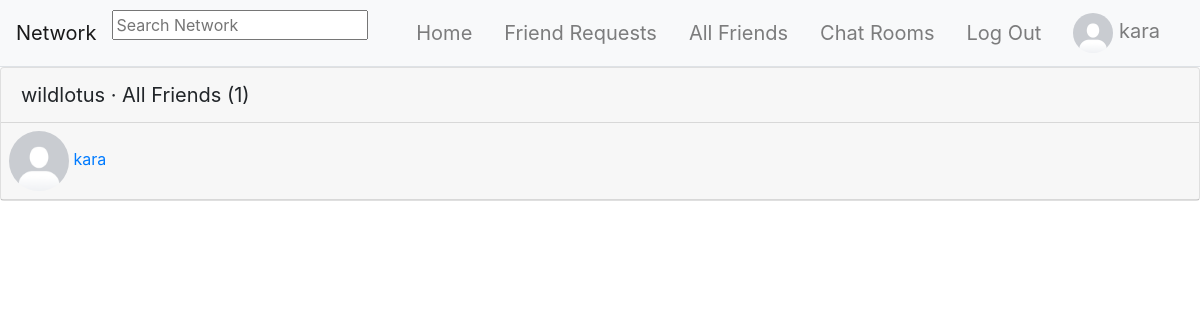
Screenshot of /profile_friends/2ef83b37-b663-45ca-ac8e-6aa545aaf2c0 (signed in) with the database file from the repository.
### network/models.py (models this page shows, shortened)
class User(AbstractUser):
    pass

class UserProfile(models.Model):
    id = models.UUIDField(primary_key=True, default=uuid.uuid4, editable=False)
    user = models.OneToOneField(User, related_name="profile", on_delete=models.CASCADE)
    bio = models.TextField(default="No Bio...", max_length=101)
    picture = models.ImageField(default="default_profile_image.png")
    friends = models.ManyToManyField(to="self", blank=True, related_name="+", symmetrical=False)
    blocked = models.ManyToManyField(to="self", blank=True, related_name="+", symmetrical=False)

class FriendRequest(models.Model):
    id = models.UUIDField(primary_key=True, default=uuid.uuid4, editable=False)
    from_user = models.ForeignKey(UserProfile, related_name="+", on_delete=models.CASCADE)
    to_user = models.ForeignKey(UserProfile, related_name="+", on_delete=models.CASCADE)
    active = models.BooleanField(default=True)
    class Meta:
        constraints = [
            models.UniqueConstraint(
                name="%(app_label)s_%(class)s_unique_relationships",
                fields=["from_user", "to_user"]
            ),
            models.CheckConstraint(
                name="%(app_label)s_%(class)s_prevent_self_friending",
                check=~models.Q(from_user=models.F("to_user")),
            ),
        ]

### network/views.py (the view)
# urls.py: path("profile_friends/<uuid:profile_id>", views.profile_friends, name="profile_friends"),
@login_required
def profile_friends(request, profile_id):
    try:
        profile = UserProfile.objects.get(id=profile_id)
        friends = profile.friends.all()
        friend_requests = FriendRequest.objects.filter(
            Q(from_user__in=friends, to_user=profile, active=False) | Q(to_user__in=friends, from_user=profile, active=False)
        )
    except UserProfile.DoesNotExist:
        return JsonResponse({"error": "User matching query does not exist."}, status=400)
    return render(request, "network/profile_friends.html", {
        "profile": profile,
        "friends": friend_requests
    })

### templates/network/profile_friends.html (shortened to what this page needs)
{% extends "network/layout.html" %} {% load static %}
{% block body %}
{% if not profile.user in request.user.profile.blocked.all %}
<div class="card">
    {% for friend in friends %}
    <div class="card-header" style="font-size: 20px;"> {{ profile.user.username }} &middot; All Friends ({{profile.friends.all.count }})</div>
    {% if friend.to_user == profile %}
    <div class="card-header d-flex p-2">
        <a href="{% url 'profile' friend.from_user.id %}">
            <img src="{{ friend.from_user.picture.url }}" alt="" width="60px" height="60px" style="border-radius: 50%">
            {{ friend.from_user.user.username }}
        </a>
    </div>
    {% else %}
    <div class="card-header d-flex p-2">
        <div>
            <a href="{% url 'profile' friend.to_user.id %}">
                <img src="{{ friend.to_user.picture.url }}" alt="" width="60px" height="60px"
                    style="border-radius: 50%">
                {{ friend.to_user.user.username }}
            </a>
        </div>
    </div>
    {% endif %}
    {% endfor %}
</div>
{% endif %}
{% endblock %}

### templates/network/layout.html (shortened to what this page needs)
{% load static %}
<!DOCTYPE html>
<html lang="en">
<head>
    <link rel="stylesheet" href="https://stackpath.bootstrapcdn.com/bootstrap/4.4.1/css/bootstrap.min.css">
    <link rel="stylesheet" href="{% static 'network/css/styles.css' %}">
    <link rel="stylesheet" href="https://unpkg.com/@trevoreyre/autocomplete-js/dist/style.css">
</head>
<body>
    <nav class="navbar navbar-expand-lg navbar-light bg-light sticky-top border-bottom">
        <a class="navbar-brand" href="{% url 'index' %}">Network</a>
        {% if request.user.is_authenticated %}
            <div id="autocomplete" class="autocomplete" style="width: 320px;">
                <form action="{% url 'search_results' %}" method="get">
                    <input class="autocomplete-input" id="autocomplete_input" placeholder="Search Network" name="q">
                </form>
            </div>
        {% endif %}
        <div class="collapse navbar-collapse" id="navbarNav">
            <ul class="navbar-nav mx-auto">
                {% if user.is_authenticated %}
                <li class="nav-item">
                    <a class="navbar-brand nav-link" href="{% url 'index' %}">
                        Home
                    </a>
                </li>
                <li class="nav-item">
                    <a class="navbar-brand nav-link" href="{% url 'friend_requests' %}">
                        Friend Requests
                    </a>
                </li>
                <li class="nav-item">
                    <a class="navbar-brand nav-link" href="{% url 'friends' %}">
                        All Friends
                    </a>
                </li>
                <li class="nav-item">
                    <a class="navbar-brand nav-link" href="{% url 'chat:index' %}">
                        Chat Rooms
                    </a>
                </li>
                <li class="nav-item">
                    <a class="navbar-brand nav-link" href="{% url 'account_logout' %}">
                        Log Out
                    </a>
                </li>
                {% endif %}
            </ul>
            {% if user.is_authenticated %}
                <ul class="navbar-nav ml-auto">
                    <a class="nav-link navbar-brand" href="{% url 'profile' request.user.profile.id %}" id="profile">
                        <li class="nav-item">
                            <img src="{{ user.profile.picture.url }}" alt="Logged in Profile Picture" width="40" height="40" style="border-radius: 50%;" id="logged_in_picture">
                            {{ user.username }}
                        </li>
                    </a>
                </ul>
            {% endif %}
        </div>
    </nav>
    <div class="body">
        {% block body %}
        {% endblock %}
    </div>
</body>
</html>

### rows the page displays
User: profile.picture (placeholder picture), username "kara"
FriendRequest: to_user.picture (placeholder picture), to_user.user.username "kara"
UserProfile: user.username "wildlotus", friends.all.count "1"
